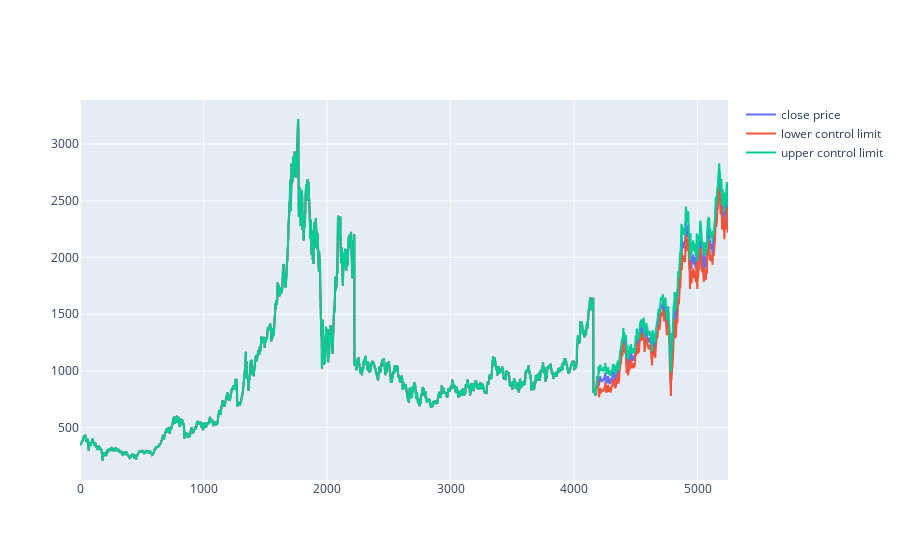

The notebook cell this image was saved under:
### Code cell
fig = go.Figure()
fig.add_trace(go.Scatter(x=data.index, y=data['close'], mode='lines', name='close price'))
fig.add_trace(go.Scatter(x=df.index, y=df['lcl'], mode='lines', name='lower control limit'))
fig.add_trace(go.Scatter(x=df.index, y=df['ucl'], mode='lines', name='upper control limit'))
# fig.add_trace(go.Scatter(x=df.index[2316:2416], y=preds, mode='lines', name='predictions'))


# fig.update_xaxes(range=["2009-11-01", "2021-11-01"])
# fig.update_yaxes(range=[500, 2500])

### Figure 1 — Plotly figure (JSON) as saved in the notebook; plotly's stock layout.template omitted (floating-point values rounded to 4 significant figures; data arrays with more than 128 entries replaced by an {"elided": "..."} marker saying what was removed)
{"data": [{"mode": "lines", "name": "close price", "type": "scatter", "x": {"elided": "5248 int values"}, "y": {"elided": "5248 float values"}}, {"mode": "lines", "name": "lower control limit", "type": "scatter", "x": {"elided": "5247 int values"}, "y": {"elided": "5247 float values"}}, {"mode": "lines", "name": "upper control limit", "type": "scatter", "x": {"elided": "5247 int values"}, "y": {"elided": "5247 float values"}}], "layout": {}}
